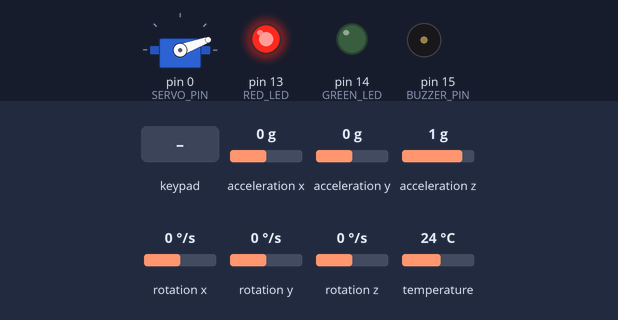
Recording of a sketch running on a simulated Arduino Uno, built with avr-gcc and run on an emulated ATmega328P. Parts: servo, output pins drawn as LEDs (lit = HIGH), buzzer (waves = sounding). Wiring (inferred from the names in the program): 4×4 keypad with keys 1 2 3 A 4 5 6 B 7 8 9 C * 0 # D: rows pin 2, pin 3, pin 4, pin 5; columns pin 6, pin 7, pin 8, pin 9. The inputs (shaded band) are chosen by the test bench; at power-on: acceleration x 0 g, acceleration y 0 g, acceleration z 1 g, rotation x 0 °/s, rotation y 0 °/s, rotation z 0 °/s, temperature 24 °C. Pins used as bus, display or sensor lines are not drawn; what the sketch prints to the serial monitor is not drawn.

Above: at 7.7 s.
7.8 s: acceleration x set to -0.4 g
9.3 s: acceleration x set to -0.7 g
10.8 s: keypad keys 5 5 5 5 # pressed 0.4 s apart
At 14.7 s:
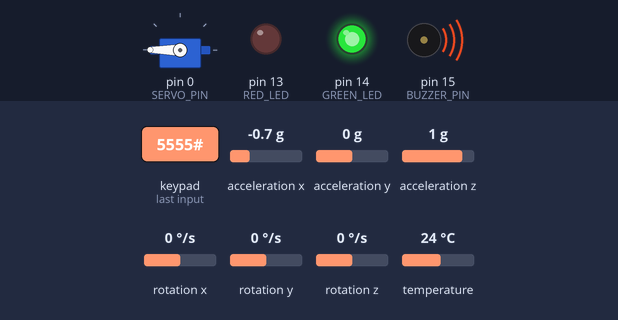
At 16.1 s:
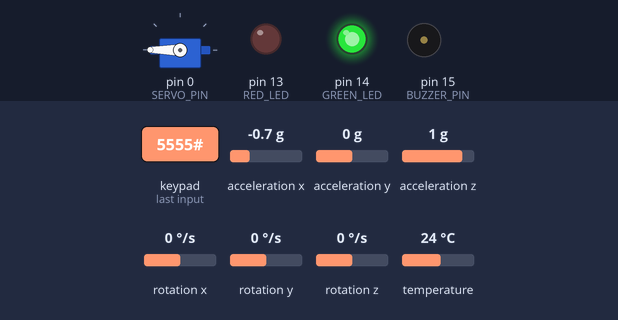
19.3 s: acceleration y set to -1.4 g
At 20.01 s:
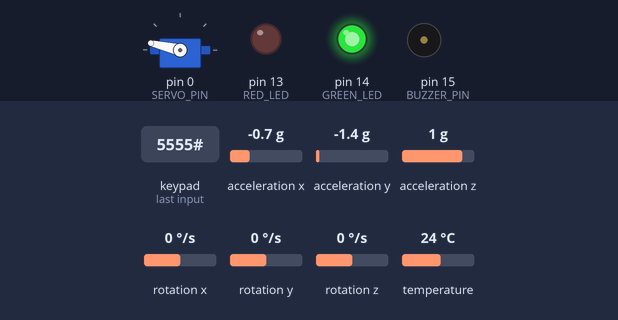
22.3 s: key 'A' pressed
At 22.85 s:
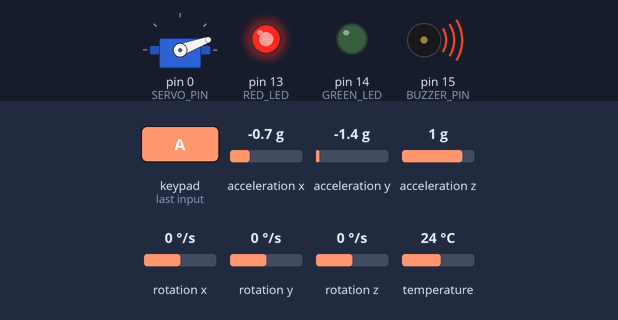
25.3 s: acceleration z set to 0.6 g
26.8 s: acceleration z set to 0.3 g
Timing chart, 0 to 29.3 s (numbered marks = the images above; inputs shaded):
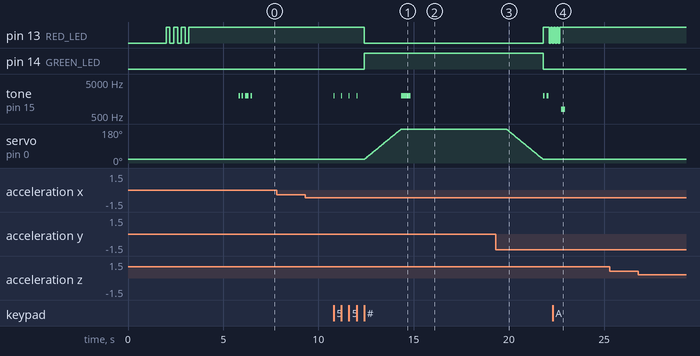

Measured:
- after the input at 7.8 s, every drawn part: stays the same
- after the input at 9.3 s, every drawn part: stays the same
- after the input at 10.8 s, pin 13 (RED_LED): HIGH → LOW after 1.6 s; pin 14 (GREEN_LED): LOW → HIGH after 1.6 s; tone on pin 15 (BUZZER_PIN): goes 3 × (2000 Hz 0.04 s, silent 0.36 s), 2000 Hz 0.04 s, silent 2.3 s, 2000 Hz 0.50 s, then silent, starting at once; servo on pin 0 (SERVO_PIN): moves from 20° to 180° over 1.9 s, starting after 1.6 s
- after the input at 25.3 s, every drawn part: stays the same
- after the input at 26.8 s, every drawn part: stays the same

The sketch:

safe_box.ino.ino
```cpp
/*
 * SAFE BOX — FINAL CODE
 * University of Oulu Prototyping Course
 *
 * Keys:
 *   0-9     → enter PIN digits
 *   #       → confirm PIN
 *   *       → clear PIN entry
 *   A,B,C,D → silence tamper alarm
 *
 * Servo angles:  LOCKED = 20 deg  |  UNLOCKED = 180 deg
 *
 * WIRING:
 *   Servo signal  → GP0  (Pin 1)   | VCC → 3.3V (Pin 36) | GND → Pin 38
 *   Keypad R1-R4  → GP2-GP5        | C1-C4 → GP6-GP9
 *   MPU6050 VIN   → 3.3V (Pin 36)  | GND → Pin 38
 *   MPU6050 SDA   → GP16 (Pin 21)  | SCL → GP17 (Pin 22)
 *   Passive buzz  → GP15 (Pin 20)  | GND → Pin 38
 *   Red LED       → 330Ω → GP13 (Pin 17) | GND → Pin 38
 *   Green LED     → 330Ω → GP14 (Pin 19) | GND → Pin 38
 *   Battery +     → VSYS (Pin 39)  | Battery - → GND (Pin 38)
 */

#include <Wire.h>
#include <Adafruit_MPU6050.h>
#include <Adafruit_Sensor.h>
#include <Servo.h>

// ── Pin definitions ───────────────────────────────────────────────────────
const int SERVO_PIN   = 0;
const int RED_LED     = 13;
const int GREEN_LED   = 14;
const int BUZZER_PIN  = 15;
const int SDA_PIN     = 16;
const int SCL_PIN     = 17;

// ── Servo angles ──────────────────────────────────────────────────────────
const int LOCKED_ANGLE   = 20;
const int UNLOCKED_ANGLE = 180;
const int SWEEP_DELAY    = 12;

// ── Buzzer frequency ──────────────────────────────────────────────────────
const int BEEP_FREQ = 2000;

// ── Tamper calibration settings ───────────────────────────────────────────
const int   CALIBRATION_SAMPLES = 50;
const float CALIBRATION_BUFFER  = 5;

// ── Secret PIN — change to your own ──────────────────────────────────────
const String CORRECT_PIN = "5555";

// ── Keypad pins and layout ────────────────────────────────────────────────
const int rowPins[4] = {2, 3, 4, 5};
const int colPins[4] = {6, 7, 8, 9};

const char keyMap[4][4] = {
  {'1', '2', '3', 'A'},
  {'4', '5', '6', 'B'},
  {'7', '8', '9', 'C'},
  {'*', '0', '#', 'D'}
};

// ── Global objects ────────────────────────────────────────────────────────
Servo lockServo;
Adafruit_MPU6050 mpu;

// ── Global state ──────────────────────────────────────────────────────────
bool   isLocked        = true;
bool   alarmActive     = false;
bool   mpuFound        = false;
int    currentAngle    = LOCKED_ANGLE;
char   lastKey         = 0;
String enteredPIN      = "";

unsigned long lastPressTime = 0;
unsigned long lastAlarmBeep = 0;

float prevX          = 0.0;
float prevY          = 0.0;
float prevZ          = 0.0;
float tamperThreshold = 3.5;

// ═════════════════════════════════════════════════════════════════════════
//  FUNCTION DECLARATIONS (forward declarations to avoid order errors)
// ═════════════════════════════════════════════════════════════════════════
void beep(int ms);
void slowMove(int fromAngle, int toAngle);
void lockBox();
void unlockBox();
void silenceAlarm();
bool isSilenceKey(char key);
char scanKeypad();
void calibrateMPU();
void checkTamper();
void handleAlarm();

// ═════════════════════════════════════════════════════════════════════════
//  BEEP
// ═════════════════════════════════════════════════════════════════════════
void beep(int ms) {
  tone(BUZZER_PIN, BEEP_FREQ);
  delay(ms);
  noTone(BUZZER_PIN);
}

// ═════════════════════════════════════════════════════════════════════════
//  SERVO SWEEP
// ═════════════════════════════════════════════════════════════════════════
void slowMove(int fromAngle, int toAngle) {
  if (fromAngle <= toAngle) {
    for (int pos = fromAngle; pos <= toAngle; pos++) {
      lockServo.write(pos);
      delay(SWEEP_DELAY);
    }
  } else {
    for (int pos = fromAngle; pos >= toAngle; pos--) {
      lockServo.write(pos);
      delay(SWEEP_DELAY);
    }
  }
  currentAngle = toAngle;
}

// ═════════════════════════════════════════════════════════════════════════
//  LOCK / UNLOCK
// ═════════════════════════════════════════════════════════════════════════
void lockBox() {
  slowMove(currentAngle, LOCKED_ANGLE);
  isLocked = true;
  digitalWrite(RED_LED,   HIGH);
  digitalWrite(GREEN_LED, LOW);
  beep(100); delay(100); beep(100);
  Serial.println("LOCKED. Enter PIN:");
  Serial.println("A/B/C/D = silence alarm");
}

void unlockBox() {
  alarmActive = false;
  noTone(BUZZER_PIN);
  isLocked = false;
  digitalWrite(RED_LED,   LOW);
  digitalWrite(GREEN_LED, HIGH);
  slowMove(currentAngle, UNLOCKED_ANGLE);
  beep(500);
  Serial.println("UNLOCKED! Re-locking in 5 seconds...");
  delay(5000);
  lockBox();
}

// ═════════════════════════════════════════════════════════════════════════
//  ALARM SILENCE
// ═════════════════════════════════════════════════════════════════════════
bool isSilenceKey(char key) {
  return (key == 'A' || key == 'B' || key == 'C' || key == 'D');
}

void silenceAlarm() {
  alarmActive = false;
  noTone(BUZZER_PIN);
  enteredPIN  = "";
  Serial.println("Alarm silenced. Box remains LOCKED.");
  Serial.println("Enter PIN to unlock.");
  tone(BUZZER_PIN, 800, 200);
  delay(300);
}

// ═════════════════════════════════════════════════════════════════════════
//  KEYPAD SCAN
// ═════════════════════════════════════════════════════════════════════════
char scanKeypad() {
  for (int row = 0; row < 4; row++) {
    digitalWrite(rowPins[row], LOW);
    delayMicroseconds(10);
    for (int col = 0; col < 4; col++) {
      if (digitalRead(colPins[col]) == LOW) {
        digitalWrite(rowPins[row], HIGH);
        return keyMap[row][col];
      }
    }
    digitalWrite(rowPins[row], HIGH);
  }
  return 0;
}

// ═════════════════════════════════════════════════════════════════════════
//  MPU6050 CALIBRATION
// ═════════════════════════════════════════════════════════════════════════
void calibrateMPU() {
  Serial.println("Calibrating — keep the box STILL for 3 seconds...");

  for (int i = 0; i < 3; i++) {
    digitalWrite(RED_LED, HIGH); delay(200);
    digitalWrite(RED_LED, LOW);  delay(200);
  }
  digitalWrite(RED_LED, HIGH);

  sensors_event_t a, g, temp;
  mpu.getEvent(&a, &g, &temp);

  float lx = a.acceleration.x;
  float ly = a.acceleration.y;
  float lz = a.acceleration.z;
  float maxDelta = 0.0;

  for (int i = 0; i < CALIBRATION_SAMPLES; i++) {
    mpu.getEvent(&a, &g, &temp);
    float delta = abs(a.acceleration.x - lx)
                + abs(a.acceleration.y - ly)
                + abs(a.acceleration.z - lz);
    if (delta > maxDelta) maxDelta = delta;
    lx = a.acceleration.x;
    ly = a.acceleration.y;
    lz = a.acceleration.z;
    delay(50);
  }

  tamperThreshold = maxDelta + CALIBRATION_BUFFER;
  prevX = lx;
  prevY = ly;
  prevZ = lz;

  Serial.print("Calibration done. Threshold set to: ");
  Serial.print(tamperThreshold, 2);
  Serial.println(" m/s2");

  beep(80); delay(80);
  beep(80); delay(80);
  beep(80);
}

// ═════════════════════════════════════════════════════════════════════════
//  TAMPER CHECK
// ═════════════════════════════════════════════════════════════════════════
void checkTamper() {
  if (!mpuFound || !isLocked || alarmActive) return;

  sensors_event_t a, g, temp;
  mpu.getEvent(&a, &g, &temp);

  float delta = abs(a.acceleration.x - prevX)
              + abs(a.acceleration.y - prevY)
              + abs(a.acceleration.z - prevZ);

  prevX = a.acceleration.x;
  prevY = a.acceleration.y;
  prevZ = a.acceleration.z;

  if (delta > tamperThreshold) {
    Serial.print("TAMPER DETECTED! Delta: ");
    Serial.print(delta, 2);
    Serial.println(" m/s2");
    Serial.println("Press A/B/C/D to silence. Or enter correct PIN.");
    alarmActive = true;

    for (int i = 0; i < 4; i++) {
      digitalWrite(RED_LED, LOW);  delay(80);
      digitalWrite(RED_LED, HIGH); delay(80);
    }
  }
}

// ═════════════════════════════════════════════════════════════════════════
//  CONTINUOUS ALARM (non-blocking)
// ═════════════════════════════════════════════════════════════════════════
void handleAlarm() {
  if (!alarmActive) return;
  unsigned long now = millis();
  if (now - lastAlarmBeep > 300) {
    lastAlarmBeep = now;
    tone(BUZZER_PIN, BEEP_FREQ, 150);
  }
}

// ═════════════════════════════════════════════════════════════════════════
//  SETUP
// ═════════════════════════════════════════════════════════════════════════
void setup() {
  Serial.begin(115200);
  delay(1500);
  Serial.println("=== SAFE BOX STARTING ===");

  pinMode(RED_LED,   OUTPUT);
  pinMode(GREEN_LED, OUTPUT);
  digitalWrite(RED_LED,   LOW);
  digitalWrite(GREEN_LED, LOW);

  for (int r = 0; r < 4; r++) {
    pinMode(rowPins[r], OUTPUT);
    digitalWrite(rowPins[r], HIGH);
  }
  for (int c = 0; c < 4; c++) {
    pinMode(colPins[c], INPUT_PULLUP);
  }

  lockServo.attach(SERVO_PIN);
  lockServo.write(LOCKED_ANGLE);
  currentAngle = LOCKED_ANGLE;
  delay(500);

  Wire.setSDA(SDA_PIN);
  Wire.setSCL(SCL_PIN);
  Wire.begin();

  if (!mpu.begin()) {
    Serial.println("WARNING: MPU6050 not found — tamper detection disabled.");
    mpuFound = false;
  } else {
    Serial.println("MPU6050 found.");
    mpu.setAccelerometerRange(MPU6050_RANGE_2_G);
    mpu.setGyroRange(MPU6050_RANGE_500_DEG);
    mpu.setFilterBandwidth(MPU6050_BAND_21_HZ);
    mpuFound = true;
    calibrateMPU();
  }

  lockBox();
  Serial.println("# = confirm PIN  |  * = clear  |  A/B/C/D = silence alarm");
}

// ═════════════════════════════════════════════════════════════════════════
//  MAIN LOOP
// ═════════════════════════════════════════════════════════════════════════
void loop() {

  checkTamper();
  handleAlarm();

  char key = scanKeypad();

  if (key != 0) {
    if (key != lastKey || (millis() - lastPressTime) > 300) {
      lastKey       = key;
      lastPressTime = millis();

      // ── A, B, C, D → silence alarm ──────────────────────────────────
      if (isSilenceKey(key)) {
        if (alarmActive) {
          silenceAlarm();
        } else {
          Serial.print("Key ");
          Serial.print(key);
          Serial.println(": no alarm active.");
        }

      // ── * → clear PIN ────────────────────────────────────────────────
      } else if (key == '*') {
        enteredPIN = "";
        if (!alarmActive) beep(60);
        Serial.println("Cleared.");

      // ── # → confirm PIN ──────────────────────────────────────────────
      } else if (key == '#') {
        if (enteredPIN == CORRECT_PIN) {
          Serial.println("Correct PIN!");
          enteredPIN = "";
          unlockBox();
        } else {
          Serial.println("Wrong PIN. Try again.");
          enteredPIN = "";
          if (!alarmActive) {
            beep(80); delay(80);
            beep(80); delay(80);
            beep(80);
          }
        }

      // ── 0–9 → digit entry ────────────────────────────────────────────
      } else {
        enteredPIN += key;
        if (!alarmActive) beep(40);

        String stars = "";
        for (int i = 0; i < (int)enteredPIN.length(); i++) {
          stars += "*";
        }
        Serial.print("PIN: ");
        Serial.println(stars);

        if (enteredPIN.length() > 6) {
          enteredPIN = "";
          Serial.println("Too long — cleared.");
        }
      }
    }

  } else {
    lastKey = 0;
  }

  delay(20);
}
```
